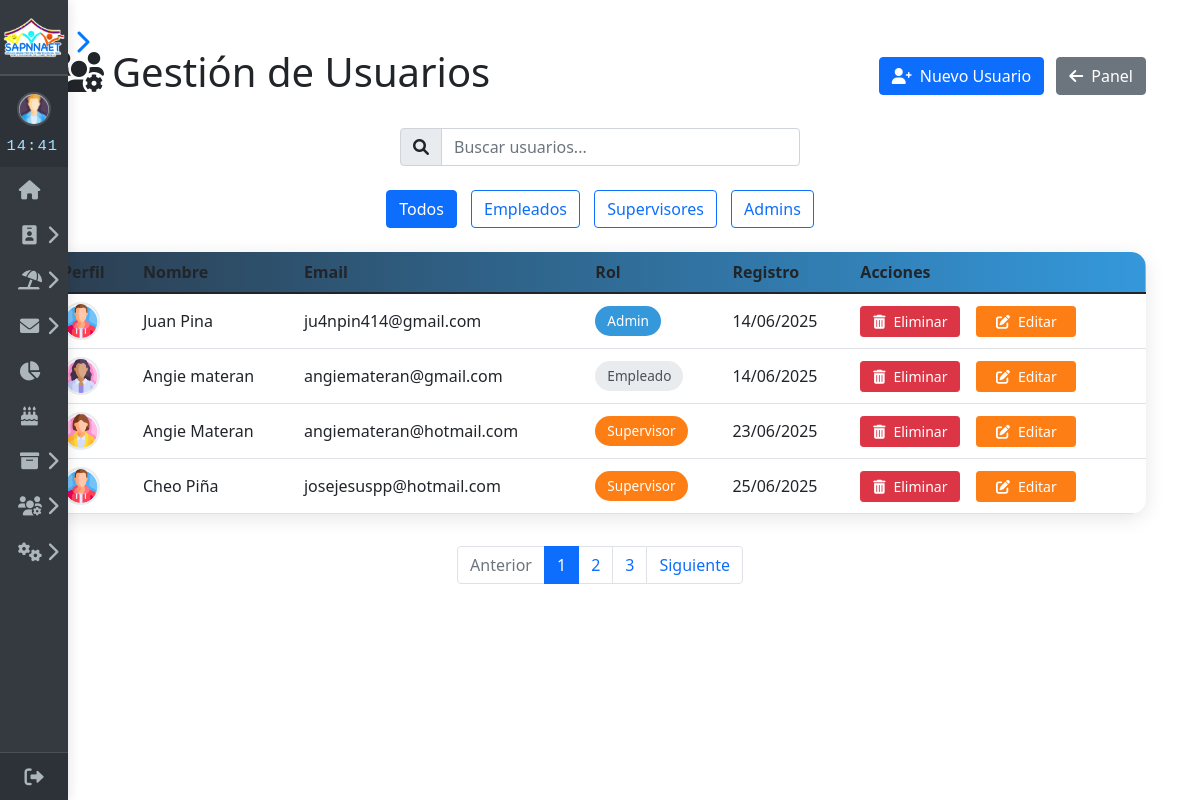
Screenshot of /gestion-usuarios.php (signed in) with the database file from the repository.
### tables this page shows
CREATE TABLE `usuarios` (
  `id` int NOT NULL AUTO_INCREMENT,
  `nombre` varchar(50) NOT NULL,
  `apellido` varchar(50) NOT NULL,
  `email` varchar(100) NOT NULL,
  `avatar` varchar(255) DEFAULT NULL,
  `password` varchar(255) NOT NULL,
  `rol` enum('admin','supervisor','empleado') DEFAULT 'empleado',
  `token_reset` varchar(255) DEFAULT NULL,
  `token_expira` datetime DEFAULT NULL,
  `creado_en` datetime DEFAULT CURRENT_TIMESTAMP,
  `remember_token` varchar(100) DEFAULT NULL,
  PRIMARY KEY (`id`),
  UNIQUE KEY `email` (`email`)
);

### gestion-usuarios.php (the view, shortened to what this page needs)
<?php
require 'conexion_archivero.php';
$stmt = $conexion->prepare("SELECT id, nombre, apellido, email, rol, creado_en, avatar FROM usuarios WHERE id != ?");
$stmt->bind_param("i", $_SESSION['usuario']['id']);
$stmt->execute();
$resultado = $stmt->get_result();
$usuarios = $resultado->fetch_all(MYSQLI_ASSOC);
$badge_colors = [
    'admin' => 'badge-admin',
    'supervisor' => 'badge-supervisor',
    'empleado' => 'badge-empleado'
];
require $_SERVER['DOCUMENT_ROOT']."/proyecto/inicio/sidebar.php";
?>
<!DOCTYPE html>
<html lang="es">
<head>
    <link href="https://cdn.jsdelivr.net/npm/bootstrap@5.1.3/dist/css/bootstrap.min.css" rel="stylesheet">
    <link rel="stylesheet" href="https://cdnjs.cloudflare.com/ajax/libs/font-awesome/6.0.0/css/all.min.css">
</head>
<body>
    <div class="container py-5">
        <div class="d-flex justify-content-between align-items-center mb-4">
            <h1><i class="fas fa-users-cog me-2"></i>Gestión de Usuarios</h1>
            <div>
                <a href="register-admin.php" class="btn btn-primary me-2">
                    <i class="fas fa-user-plus me-2"></i>Nuevo Usuario
                </a>
                <a href="../index.php" class="btn btn-secondary">
                    <i class="fas fa-arrow-left me-2"></i>Panel
                </a>
            </div>
        </div>
        <div class="search-container mb-4">
            <div class="input-group">
                <span class="input-group-text"><i class="fas fa-search"></i></span>
                <input type="text" id="searchInput" class="form-control" placeholder="Buscar usuarios...">
            </div>
        </div>
        <div class="filter-buttons text-center mb-4">
            <button class="btn btn-outline-primary filter-btn active" data-filter="all">Todos</button>
            <button class="btn btn-outline-primary filter-btn" data-filter="empleado">Empleados</button>
            <button class="btn btn-outline-primary filter-btn" data-filter="supervisor">Supervisores</button>
            <button class="btn btn-outline-primary filter-btn" data-filter="admin">Admins</button>
        </div>
        <div class="user-table">
            <table class="table table-hover mb-0">
                <thead>
                    <tr>
                        <th>Perfil</th>
                        <th>Nombre</th>
                        <th>Email</th>
                        <th>Rol</th>
                        <th>Registro</th>
                        <th>Acciones</th>
                    </tr>
                </thead>
                <tbody id="userTableBody">
                    <?php foreach($usuarios as $usuario): ?>
                    <tr data-role="<?= $usuario['rol'] ?>">
                        <td>
                            <img src="<?= htmlspecialchars($usuario['avatar'] ?? '/proyecto/inicio/img/avatar-default.png') ?>"
                                class="avatar-user" alt="avatar">
                        </td>
                        <td><?= htmlspecialchars($usuario['nombre']." ".$usuario['apellido']) ?></td>
                        <td><?= htmlspecialchars($usuario['email']) ?></td>
                        <td>
                            <form method="POST" class="d-inline">
                                <button type="submit" name="cambiar_rol"
                                    class="role-badge <?= $badge_colors[$usuario['rol']] ?? 'badge-empleado' ?>"
                                    title="Clic para cambiar el rol">
                                    <?= ucfirst($usuario['rol']) ?>
                                </button>
                            </form>
                        </td>
                        <td><?= date('d/m/Y', strtotime($usuario['creado_en'])) ?></td>
                        <td>
                            <div class="d-flex gap-2">
                                <form method="POST" class="me-2 d-inline">
                                    <button type="submit" name="eliminar_usuario" class="btn btn-sm btn-danger action-btn"
                                            onclick="return confirm('¿Eliminar permanentemente este usuario?')">
                                        <i class="fas fa-trash-alt me-2"></i>Eliminar
                                    </button>
                                </form>
                                <a href="editar-usuario.php?id=<?= $usuario['id'] ?>" class="btn btn-sm btn-warning action-btn">
                                    <i class="fas fa-edit me-2"></i>Editar
                                </a>
                            </div>
                        </td>
                    </tr>
                    <?php endforeach; ?>
                </tbody>
            </table>
        </div>
        <nav aria-label="Page navigation" class="mt-4">
            <ul class="pagination">
                <li class="page-item disabled"><a class="page-link" href="#">Anterior</a></li>
                <li class="page-item active"><a class="page-link" href="#">1</a></li>
                <li class="page-item"><a class="page-link" href="#">2</a></li>
                <li class="page-item"><a class="page-link" href="#">3</a></li>
                <li class="page-item"><a class="page-link" href="#">Siguiente</a></li>
            </ul>
        </nav>
    </div>
</body>
</html>

### inicio/sidebar.php (style rules this page uses)
body { margin: 0; font-family: 'Arial', sans-serif; }

### gestion-usuarios.php (style rules this page uses)
:root { --primary-color: #2c3e50; --secondary-color: #3498db; --danger-color: #dc3545; --warning-color: #fd7e14; --success-color: #20c997; }
.user-table { background: white; border-radius: 15px; box-shadow: 0 4px 20px rgba(0,0,0,0.1); overflow: hidden; }
.table thead { background: linear-gradient(to right, var(--primary-color), var(--secondary-color)); color: white; }
.role-badge { padding: 5px 12px; border-radius: 20px; font-size: 0.85rem; border: none; outline: none; }
.badge-empleado { background: #e9ecef; color: #495057; }
.badge-admin { background: var(--secondary-color); color: #fff; }
.badge-supervisor { background: var(--warning-color); color: #fff; }
.avatar-user { width: 38px; height: 38px; border-radius: 50%; object-fit: cover; border: 2px solid #e9ecef; margin-right: 10px; vertical-align: middle; background: #f8f9fa; }
.action-btn { transition: all 0.3s ease; min-width: 100px; }
.btn-danger { background: var(--danger-color); border-color: var(--danger-color); }
.btn-warning { background: var(--warning-color); border-color: var(--warning-color); color: #fff; }
.search-container { max-width: 400px; margin: 0 auto 2rem; }
.filter-buttons .btn { margin: 0 5px; }
.pagination { justify-content: center; margin-top: 2rem; }
.table td, .table th { vertical-align: middle !important; }

### rows the page displays
usuarios: avatar (picture), nombre+apellido "Juan Pina", email "ju4npin414@gmail.com", rol "Admin", creado_en "14/06/2025"
usuarios: avatar (picture), nombre+apellido "Angie materan", email "angiemateran@gmail.com", rol "Empleado", creado_en "14/06/2025"
usuarios: avatar (picture), nombre+apellido "Angie Materan", email "angiemateran@hotmail.com", rol "Supervisor", creado_en "23/06/2025"
usuarios: avatar (picture), nombre+apellido "Cheo Piña", email "josejesuspp@hotmail.com", rol "Supervisor", creado_en "25/06/2025"
